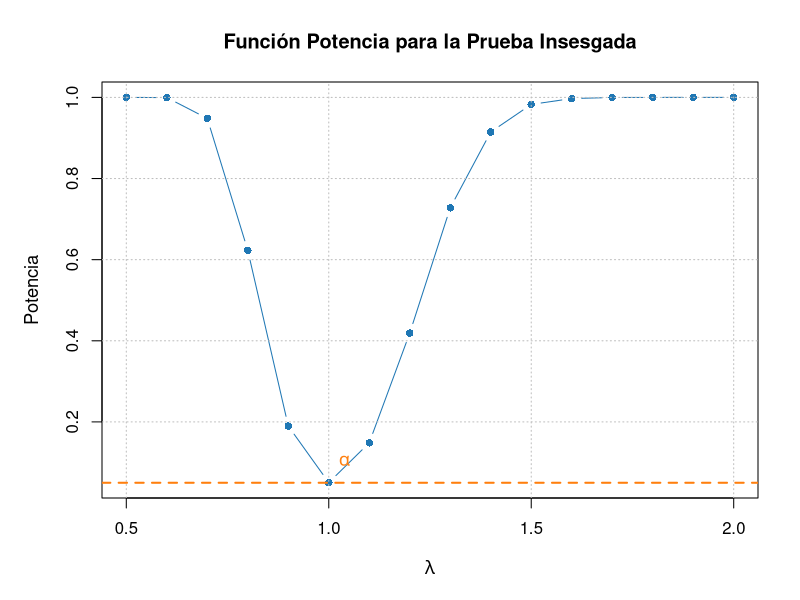

Generate this figure with R:
# Definir parámetros
n <- 100  # Tamaño de la muestra
alpha <- 0.05  # Nivel de significancia
num_simulations <- 10000  # Número de simulaciones
lambda_values <- seq(0.5, 2, by=0.1)  # Valores de lambda para la función potencia

# Calcular los puntos críticos c1 y c2 bajo H0 (lambda = 1)
T_null <- replicate(num_simulations, sum(rexp(n, rate = 1)))
c1 <- quantile(T_null, alpha / 2)
c2 <- quantile(T_null, 1 - alpha / 2)

# Inicializar un vector para almacenar la potencia
power <- numeric(length(lambda_values))

# Calcular la función potencia para cada valor de lambda
for (i in 1:length(lambda_values)) {
  lambda <- lambda_values[i]
  
  # Simular la estadística T bajo lambda
  T_sim <- replicate(num_simulations, sum(rexp(n, rate = lambda)))
  
  # Calcular la potencia como la proporción de veces que T cae en la región crítica
  power[i] <- mean(T_sim < c1 | T_sim > c2)
} 

par(mfrow = c(1,1))  # Ajustar márgenes

# Configurar los parámetros de la gráfica
par(mar = c(5, 5, 4, 2) + 0.1)  # Ajustar márgenes

# Graficar la función potencia
plot(lambda_values, power, type = "b", pch = 16, col = "#1f77b4",
     xlab = expression(lambda), ylab = "Potencia",
     main = "Función Potencia para la Prueba Insesgada",
     cex.main = 1.2, cex.lab = 1.1, cex.axis = 1)
grid(col = "gray", lty = "dotted")
abline(h = alpha, col = "#ff7f0e", lty = 2, lwd = 2)
text(1, alpha + 0.05, labels = expression(alpha), col = "#ff7f0e", pos = 4, cex = 1.1)